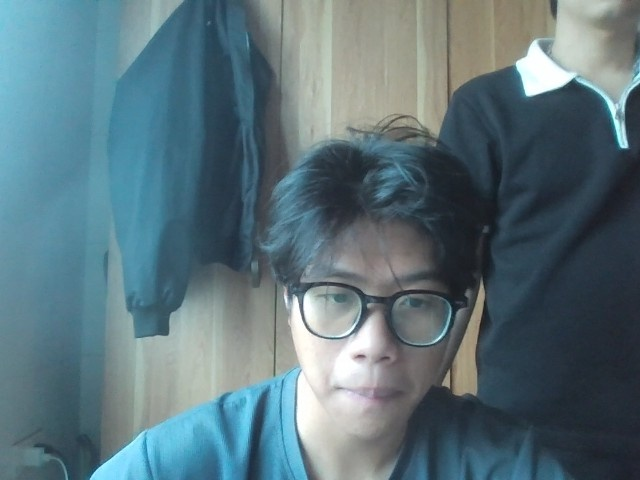
#> input picture snapshots/snapshot_20260120_074153_082158.jpg, 640 x 480 px; its folder holds only this picture in this run
$ python -i anti_spoofing.py   (imports and definitions only)   (older library calls are emulated)
#> lines starting #> are read from the running program, lines starting #| are printed output that depends on the picture; after the words box and inside, x2 and y2 are one past the last pixel; in counts of white or black regions, pixels touching at a corner belong together
#> further down, picture is the input picture: shape (480, 640, 3); mean B, G, R 123.4, 115.1, 91.2
"""
Face Anti-Spoofing Module.
Detects fake faces (printed photos, video replay, phone screens).
Uses a lightweight CNN-based approach similar to Silent-Face-Anti-Spoofing.
"""
import cv2
import numpy as np
from typing import Tuple, List, Optional
from dataclasses import dataclass
import logging
import os

try:
    import onnxruntime as ort
except ImportError:
    ort = None
    logging.warning("ONNX Runtime not installed. Anti-spoofing may not work.")


@dataclass
class AntiSpoofResult:
    """Result of anti-spoofing check."""
    score: float  # 0.0 (fake) to 1.0 (real)
    is_real: bool
    label: str  # "REAL" or "FAKE"


class FaceAntiSpoofing:
    """
    Face Anti-Spoofing module.

    Uses texture analysis and CNN-based classification to detect:
    - Printed photo attacks
    - Video replay attacks
    - Screen display attacks

    Supports temporal smoothing for more robust decisions.
    """

    def __init__(
        self,
        threshold: float = 0.5,
        model_path: Optional[str] = None
    ):
        """
        Initialize anti-spoofing module.

        Args:
            threshold: Classification threshold (>= threshold means real)
            model_path: Path to ONNX model (optional, uses texture analysis if not provided)
        """
        self.threshold = threshold
        self.model_path = model_path
        self._model = None
        self._initialized = False

    def _initialize(self):
        """Lazy initialization."""
        if self._initialized:
            return

        # Try to load ONNX model if available
        if self.model_path and os.path.exists(self.model_path) and ort:
            try:
                self._model = ort.InferenceSession(
                    self.model_path,
                    providers=['CUDAExecutionProvider', 'CPUExecutionProvider']
                )
                logging.info(f"Anti-spoofing model loaded from {self.model_path}")
            except Exception as e:
                logging.warning(f"Failed to load anti-spoofing model: {e}")
                self._model = None

        self._initialized = True

    def _analyze_texture(self, face_image: np.ndarray) -> float:
        """
        Analyze face texture for spoofing detection.
        Uses LBP (Local Binary Pattern) and frequency analysis.

        Args:
            face_image: Face crop (BGR)

        Returns:
            Spoof score (higher = more likely real)
        """
        # Convert to grayscale
        gray = cv2.cvtColor(face_image, cv2.COLOR_BGR2GRAY)
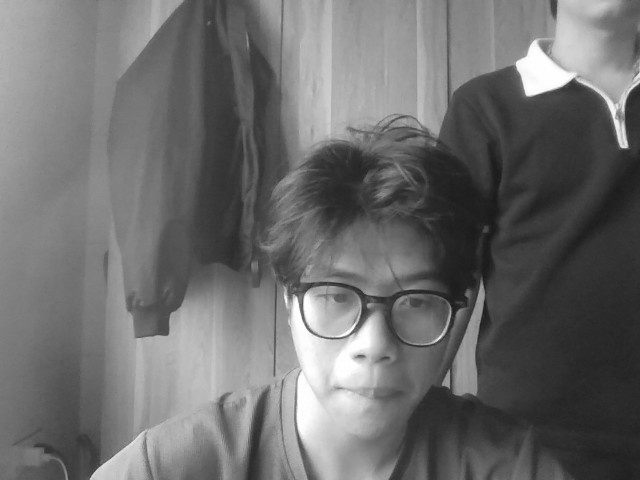
#> gray: shape (480, 640); min 23, max 255, mean 108.9

        # Resize to standard size
        gray = cv2.resize(gray, (128, 128))
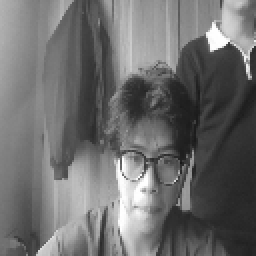
#> gray: shape (128, 128) (shown 2 times larger); min 24, max 255, mean 108.9

        # 1. Frequency analysis - real faces have more high-frequency content
        f_transform = np.fft.fft2(gray)
        f_shift = np.fft.fftshift(f_transform)
        magnitude = np.abs(f_shift)

        # Calculate ratio of high frequency to total
        center = magnitude.shape[0] // 2
#> center = 64
        radius = 20  # Low frequency radius

        # Create mask for low frequency
        y, x = np.ogrid[:magnitude.shape[0], :magnitude.shape[1]]
#> y = 128 values from 0 to 127
        low_freq_mask = (x - center) ** 2 + (y - center) ** 2 <= radius ** 2

        low_freq_energy = np.sum(magnitude[low_freq_mask])
#> low_freq_energy = 14328725.9
        total_energy = np.sum(magnitude)
#> total_energy = 32728996.9

        if total_energy == 0:
            freq_ratio = 0.5
        else:
            freq_ratio = 1 - (low_freq_energy / total_energy)  # Higher = more high freq = more real
#> freq_ratio = 0.562

        # 2. Laplacian variance (sharpness) - real faces tend to have more texture
        laplacian_var = cv2.Laplacian(gray, cv2.CV_64F).var()
#> laplacian_var = 1269.7
        laplacian_score = min(laplacian_var / 500.0, 1.0)  # Normalize
#> laplacian_score = 1

        # 3. Color analysis - printed photos often have limited color range
        if len(face_image.shape) == 3:
            hsv = cv2.cvtColor(face_image, cv2.COLOR_BGR2HSV)
#> hsv: shape (480, 640, 3); mean H, S, V 88.7, 78.5, 126.2
            # Saturation variance - real faces have more varied saturation
            sat_var = np.var(hsv[:, :, 1])
#> sat_var = 1971.7
            sat_score = min(sat_var / 1000.0, 1.0)
#> sat_score = 1
        else:
            sat_score = 0.5

        # 4. Edge density - moire patterns from screens/prints
        edges = cv2.Canny(gray, 50, 150)
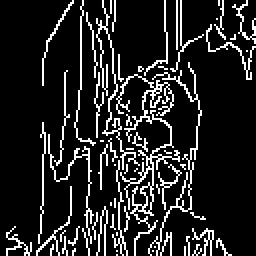
#> edges: shape (128, 128) (shown 2 times larger); 13.8% white in thin lines or dots
        edge_density = np.sum(edges > 0) / edges.size
#> edge_density = 0.138
        # Too many edges (moire) or too few (blurred) is suspicious
        edge_score = 1.0 - abs(edge_density - 0.1) * 5
#> edge_score = 0.808
        edge_score = max(0, min(1, edge_score))

        # 5. Reflection detection - screens often have reflections
        # Look for bright spots
        _, bright_mask = cv2.threshold(gray, 220, 255, cv2.THRESH_BINARY)
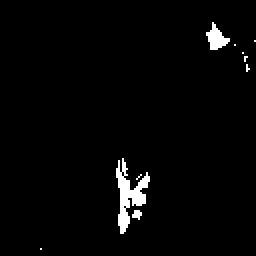
#> bright_mask: shape (128, 128) (shown 2 times larger); 2.3% white; 10 white regions (8 under 20 px), largest, box (x1, y1, x2, y2) and area: (58, 79, 75, 117) 252, (103, 11, 115, 25) 86
        bright_ratio = np.sum(bright_mask > 0) / bright_mask.size
#> bright_ratio = 0.0226
        reflection_score = 1.0 if bright_ratio < 0.05 else max(0, 1.0 - bright_ratio * 10)
#> reflection_score = 1

        # Combine scores with weights
        combined_score = (
            freq_ratio * 0.25 +
            laplacian_score * 0.25 +
            sat_score * 0.20 +
            edge_score * 0.15 +
            reflection_score * 0.15
        )
#> combined_score = 0.862

        return float(combined_score)

    def _model_inference(self, face_image: np.ndarray) -> float:
        """
        Run model inference for anti-spoofing.

        Args:
            face_image: Face crop (BGR)

        Returns:
            Real probability score
        """
        if self._model is None:
            return self._analyze_texture(face_image)

        # Preprocess for model
        img = cv2.resize(face_image, (80, 80))
        img = cv2.cvtColor(img, cv2.COLOR_BGR2RGB)
        img = img.astype(np.float32) / 255.0
        img = (img - 0.5) / 0.5  # Normalize to [-1, 1]
        img = np.transpose(img, (2, 0, 1))  # CHW
        img = np.expand_dims(img, axis=0)  # NCHW

        # Run inference
        input_name = self._model.get_inputs()[0].name
        output = self._model.run(None, {input_name: img})

        # Get probability (assuming softmax output: [fake_prob, real_prob])
        if len(output[0].shape) > 1 and output[0].shape[1] >= 2:
            real_prob = float(output[0][0][1])
        else:
            real_prob = float(output[0][0])

        return real_prob

    def check(self, face_image: np.ndarray) -> AntiSpoofResult:
        """
        Check if face is real or fake.

        Args:
            face_image: Face crop (BGR)

        Returns:
            AntiSpoofResult with score and decision
        """
        self._initialize()

        # Get spoof score
        score = self._model_inference(face_image)
#> score = 0.862

        # Make decision
        is_real = score >= self.threshold
#> is_real = True
        label = "REAL" if is_real else "FAKE"
#> label = 'REAL'

        return AntiSpoofResult(
            score=score,
            is_real=is_real,
            label=label
        )

    # [39 lines left out: function check_with_temporal_smoothing, not called in this run]


# Singleton instance
_antispoof_instance: Optional[FaceAntiSpoofing] = None


# [6 lines left out: function get_anti_spoofing, not called in this run]

>>> import cv2
>>> picture = cv2.imread('../snapshots/snapshot_20260120_074153_082158.jpg')
>>> result = FaceAntiSpoofing().check(picture)

$ run again, on snapshots/snapshot_20260120_074444_861313.jpg
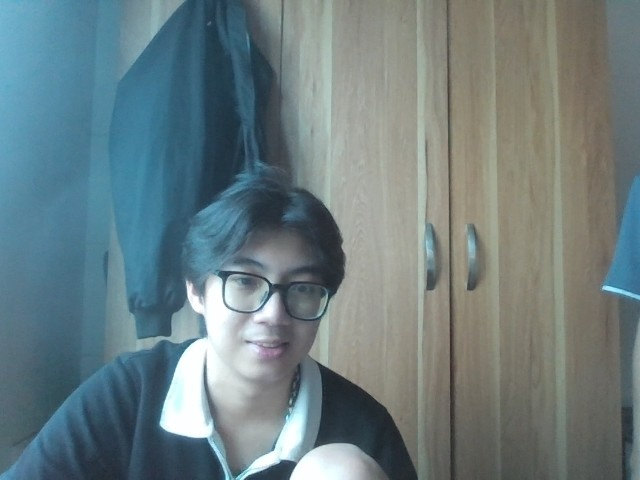
#> input picture snapshots/snapshot_20260120_074444_861313.jpg, 640 x 480 px
#> picture is the input picture: shape (480, 640, 3); mean B, G, R 128.8, 125.6, 108.3
#> low_freq_energy = 13846290.6
#> total_energy = 31496354.6
#> freq_ratio = 0.56
#> laplacian_var = 1192.3
#> laplacian_score = 1
#> hsv: shape (480, 640, 3); mean H, S, V 70.5, 63.3, 135
#> sat_var = 2189.4
#> sat_score = 1
#> in _analyze_texture, `edges = cv2.Canny(gray, 50, 150)`:
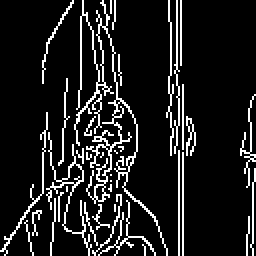
#> edges: shape (128, 128) (shown 2 times larger); 11.6% white in thin lines or dots
#> edge_density = 0.116
#> edge_score = 0.918
#> in _analyze_texture, `_, bright_mask = cv2.threshold(gray, 220, 255, cv2.THRESH_BINARY)`:
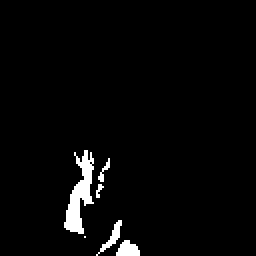
#> bright_mask: shape (128, 128) (shown 2 times larger); 2.8% white; 6 white regions (2 under 20 px), largest, box (x1, y1, x2, y2) and area: (32, 75, 47, 117) 294, (58, 120, 70, 128) 69, (48, 110, 61, 128) 61, (49, 79, 55, 91) 24
#> bright_ratio = 0.0283
#> reflection_score = 1
#> combined_score = 0.878
#> is_real = True
#> label = 'REAL'

$ run again, on snapshots/snapshot_20260120_074456_416492.jpg
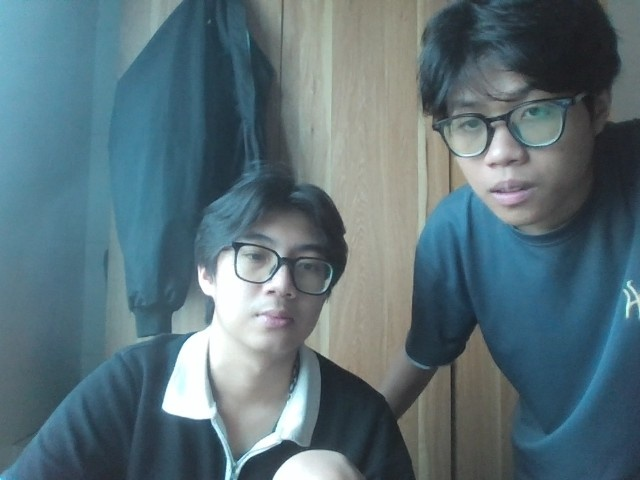
#> input picture snapshots/snapshot_20260120_074456_416492.jpg, 640 x 480 px
#> picture is the input picture: shape (480, 640, 3); mean B, G, R 120.7, 112.5, 90.4
#> low_freq_energy = 15771317
#> total_energy = 35745623.9
#> freq_ratio = 0.559
#> laplacian_var = 1558.8
#> laplacian_score = 1
#> hsv: shape (480, 640, 3); mean H, S, V 86.5, 76.4, 123.3
#> sat_var = 2450.6
#> sat_score = 1
#> in _analyze_texture, `edges = cv2.Canny(gray, 50, 150)`:
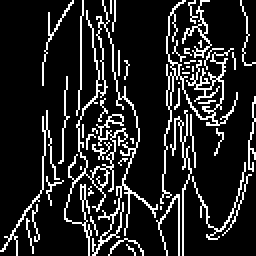
#> edges: shape (128, 128) (shown 2 times larger); 14.5% white in thin lines or dots
#> edge_density = 0.145
#> edge_score = 0.777
#> in _analyze_texture, `_, bright_mask = cv2.threshold(gray, 220, 255, cv2.THRESH_BINARY)`:
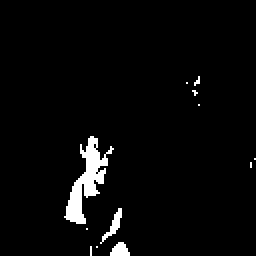
#> bright_mask: shape (128, 128) (shown 2 times larger); 3.2% white; 12 white regions (9 under 20 px), largest, box (x1, y1, x2, y2) and area: (32, 68, 57, 112) 396, (50, 104, 61, 122) 58, (55, 121, 65, 128) 50
#> bright_ratio = 0.0323
#> reflection_score = 1
#> combined_score = 0.856
#> is_real = True
#> label = 'REAL'
